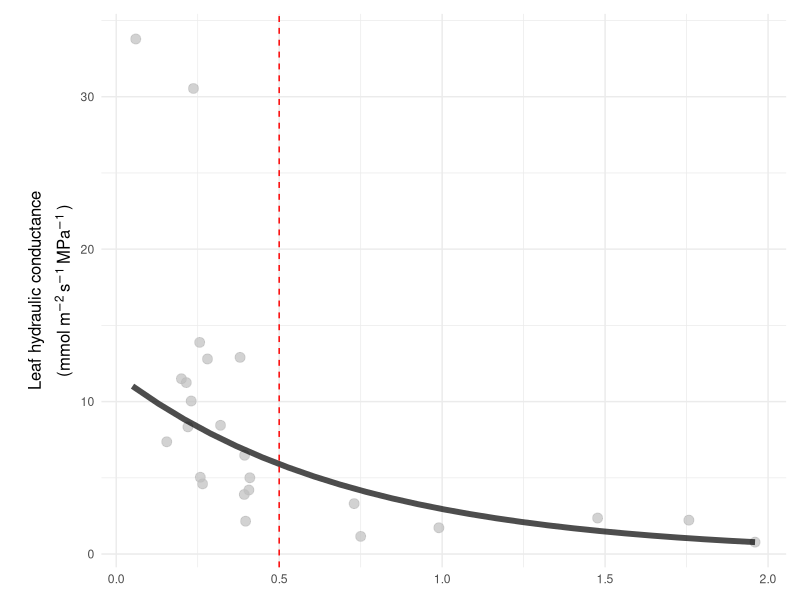

Source code (R): (Note: this script raises an error after producing the figure.)
## ---- chunk 1
library(readxl)
library(ggplot2)
library(tidyr)
library(dplyr)
library(lme4)
library(ggpubr)
## ---- chunk 2

CESE_Kleaf <-  read_excel("data/Kleaf_Karli_Marion_CESE.xlsx", sheet = "CESE")

## ---- chunk 3
dim(CESE_Kleaf)
#[1] 29 31
 CESE_Kleaf_clean <- CESE_Kleaf %>% 
  filter(Specie == "CESE")
dim(CESE_Kleaf_clean)
#[1] 28 31
CESE_Kleaf_clean2 <- CESE_Kleaf_clean %>% 
  filter(Notes != "cv too high")
dim(CESE_Kleaf_clean2)
#[1]  25 31
## ---- chunk 4
#log model: y = a+b * log(x)
#a expected value when x is 1 

logmodel <- lm(CESE_Kleaf_clean2$`Kleaf Tcorr (mmol m-2 s-1 MPa-1)` ~ log(CESE_Kleaf_clean2$`Lowest Psileaf (Mpa)`))
summary(logmodel)
#look at the estimates

# fitted model : y = -2.455 - 11.964 * ln(x)
#but: Multiple R-squared:  0.5678 but is not a strong model
# p-value: 2.131e-05 and model is significant

#expo model
expomodel <- lm(CESE_Kleaf_clean2$`Kleaf Tcorr (mmol m-2 s-1 MPa-1)` ~ exp(CESE_Kleaf_clean2$`Lowest Psileaf (Mpa)`))
summary(expomodel)

#other log model like article
logmodel_adjusted <- nls(`Kleaf Tcorr (mmol m-2 s-1 MPa-1)` ~ a / (1 + b * log(`Lowest Psileaf (Mpa)`)),
                          data = CESE_Kleaf_clean2,
                          start = list(a = 1, b = 1))
summary(logmodel_adjusted)
# Estimate Std. Error t value Pr(>|t|)    
#a  0.03600    0.39717   0.091    0.929    
#b  1.03063

#E(y)=αeβx+θ
#help from https://rpubs.com/mengxu/exponential-model
#constant thetha = 0 because data as x increases is 0~, thetha is the stabilizing trend over as x increases.

#Prepare fitting a nonlinear model
# Estimate the rest parameters using a linear model
model.0 <- lm(log(`Kleaf Tcorr (mmol m-2 s-1 MPa-1)`) ~ `Lowest Psileaf (Mpa)`, data=CESE_Kleaf_clean2)  
summary(model.0)
alpha.0 <- exp(coef(model.0)[1])
beta.0 <- coef(model.0)[2]

list(alpha = alpha.0, beta = beta.0)


x_seq <- seq(min(CESE_Kleaf_clean2$`Lowest Psileaf (Mpa)`), max(CESE_Kleaf_clean2$`Lowest Psileaf (Mpa)`), length.out = length(CESE_Kleaf_clean2$`Lowest Psileaf (Mpa)`))
y_model <-  11.80257 * exp( -1.38641  * x_seq )

# Calculate Ψleaf at 50% loss of Kleaf
Psi_leaf_50.cese <- log(0.5) / beta.0[[1]]
Psi_leaf_50.cese
## ---- chunk 5
# Create a sequence of x values for the regression line from excel
x_seq <- seq(min(CESE_Kleaf_clean2$`Lowest Psileaf (Mpa)`), max(CESE_Kleaf_clean2$`Lowest Psileaf (Mpa)`), length.out = length(CESE_Kleaf_clean2$`Lowest Psileaf (Mpa)`))
y_seq <- -7.93 * log(x_seq) + 0.4043

# Create a sequence of x values for the regression line from what i found in R
y_log <- - 11.964 * log(x_seq) -2.455

#other model 
#a / (1 + b * log(`Lowest Psileaf (Mpa)`))
y_log2 <- 0.03600/ 1+ 1.03063 * log(x_seq)

#other model
y_model <-  11.80257 * exp( -1.38641  * x_seq )



CESE_Kleaf_clean2$Individual <- as.factor(CESE_Kleaf_clean2$Individual)

CESE.plot <- CESE_Kleaf_clean2 %>%
  ggplot()+
  aes(x=`Lowest Psileaf (Mpa)`, y=`Kleaf Tcorr (mmol m-2 s-1 MPa-1)`, color=Individual)+
  geom_point(color ='gray', size= 3, alpha = 0.7)+
  labs(
    x = "Leaf water potential (MPa)",
     y = bquote(atop("Leaf hydraulic conductance","(mmol"~m^{-2}~s^{-1}~ MPa^{-1}~")"))
  )+
  theme_minimal()+
  theme(axis.title.x = element_blank(), axis.title.y = element_text(size =12))+
#geom_line(aes(x = x_seq, y = y_seq), color = "green") +
 #geom_line(aes(x = x_seq, y = y_log), color = "red")+
#  geom_line(aes(x = x_seq, y = y_log2), color = "black") +#pas du tout!
geom_line(aes(x = x_seq, y = y_model), color = 'black', size=2, alpha=0.7)+
  theme(
    plot.margin = margin(t = 10, r = 10, b = 10, l = 20)  # adjust margins
  )+
  geom_vline(xintercept = Psi_leaf_50.cese, linetype = "dashed", color = 'red')
  
CESE.plot
## ---- chunk 6

PADI_Kleaf <-  read_excel("data/Kleaf_Karli_Marion_CESE.xlsx", sheet = "PADI")

## ---- chunk 7
dim(PADI_Kleaf)
#[1] 22 31
 PADI_Kleaf_clean <- PADI_Kleaf %>% 
  filter(Specie == "PADI") %>%
   drop_na(`Psileaf_fin (Mpa)`)
dim(PADI_Kleaf_clean)
#[1] 23 31



## ---- chunk 8
#E(y)=αeβx+θ
#help from https://rpubs.com/mengxu/exponential-model
#constant thetha = 0 because data as x increases is 0~, thetha is the stabilizing trend over as x increases.

#Prepare fitting a nonlinear model
# Estimate the rest parameters using a linear model
model.0.padi<- lm(log(`Kleaf Tcorr (mmol m-2 s-1 MPa-1)`) ~ `Lowest Psileaf (Mpa)`, data=PADI_Kleaf_clean)  
summary(model.0.padi)
alpha.0.padi <- exp(coef(model.0.padi)[1])
beta.0.padi <- coef(model.0.padi)[2]

list(alpha = alpha.0.padi, beta = beta.0.padi)

# Create a sequence of x values for the regression line from excel
x_seq.padi <- seq(min(PADI_Kleaf_clean$`Lowest Psileaf (Mpa)`), max(PADI_Kleaf_clean$`Lowest Psileaf (Mpa)`), length.out = length(PADI_Kleaf_clean$`Lowest Psileaf (Mpa)`))

#output model
y_model.padi <-  37.95466   * exp(-3.568469   * x_seq.padi ) #replace here

# Calculate Ψleaf at 50% loss of Kleaf
Psi_leaf_50.padi <- log(0.5) / beta.0.padi[[1]]
Psi_leaf_50.padi
## ---- chunk 9
PADI_Kleaf_clean$Individual <- as.factor(PADI_Kleaf_clean$Individual)
PADI.plot <-PADI_Kleaf_clean %>%
  ggplot()+
  aes(x=`Lowest Psileaf (Mpa)`, y=`Kleaf Tcorr (mmol m-2 s-1 MPa-1)`, color=Individual)+
  geom_point(color ='gray', size= 3, alpha = 0.7)+
  labs(
    x = "Leaf water potential (MPa)",
    y = "Leaf hydraulic conductance (mmol m-2 s-1 MPa-1)"
  )+
  theme_minimal()+
  theme(axis.title.x = element_blank())+
  theme(axis.title.y = element_blank())+
geom_line(aes(x = x_seq.padi, y = y_model.padi), color = 'black', size=2, alpha=0.7)+
  geom_vline(xintercept = Psi_leaf_50.padi, linetype ="dashed", color = 'red')
#+
 #  annotate(geom='text',x=0.5,y=30,label="y = 37.95 * exp(-3.57 x)",fontface='bold', size=6)
## ---- chunk 10

AVSA_Kleaf <-  read_excel("data/Kleaf_Karli_Marion_CESE.xlsx", sheet = "AVSA")

## ---- chunk 11
dim(AVSA_Kleaf)
#[1] 22 31
 AVSA_Kleaf_clean <- AVSA_Kleaf %>% 
  filter(Specie == "AVSA") %>%
   drop_na(`Psileaf_fin (Mpa)`) %>%
   drop_na(`Kleaf Tcorr (mmol m-2 s-1 MPa-1)`)
dim(AVSA_Kleaf_clean)




## ---- chunk 12
#E(y)=αeβx+θ
#help from https://rpubs.com/mengxu/exponential-model
#constant thetha = 0 because data as x increases is 0~, thetha is the stabilizing trend over as x increases.

#Prepare fitting a nonlinear model
# Estimate the rest parameters using a linear model
model.0.AVSA<- lm(log(`Kleaf Tcorr (mmol m-2 s-1 MPa-1)`) ~ `Lowest Psileaf (Mpa)`, data=AVSA_Kleaf_clean)  
summary(model.0.AVSA)
alpha.0.AVSA <- exp(coef(model.0.AVSA)[1])
beta.0.AVSA <- coef(model.0.AVSA)[2]

list(alpha = alpha.0.AVSA, beta = beta.0.AVSA)

# Create a sequence of x values for the regression line from excel
x_seq.AVSA <- seq(min(AVSA_Kleaf_clean$`Lowest Psileaf (Mpa)`), max(AVSA_Kleaf_clean$`Lowest Psileaf (Mpa)`), length.out = length(AVSA_Kleaf_clean$`Lowest Psileaf (Mpa)`))

#output model
y_model.AVSA <-   10.60017    * exp(-1.879197   * x_seq.AVSA ) 

# Calculate Ψleaf at 50% loss of Kleaf
Psi_leaf_50.avsa <- log(0.5) / beta.0.AVSA[[1]]
Psi_leaf_50.avsa
## ---- chunk 13
AVSA_Kleaf_clean$Individual <- as.factor(AVSA_Kleaf_clean$Individual)

AVSA.plot <- AVSA_Kleaf_clean %>%
  ggplot()+
  aes(x=`Lowest Psileaf (Mpa)`, y=`Kleaf Tcorr (mmol m-2 s-1 MPa-1)`, color=Individual)+
  geom_point(color ='gray', size= 3, alpha = 0.7)+
  #labs(
   # x = "Leaf water potential (MPa)",
    #y = "Leaf hydraulic conductance (mmol m-2 s-1 MPa-1)"
  #)+
  theme_minimal()+
  theme(axis.title.x = element_blank())+
  theme(axis.title.y = element_blank())+
geom_line(aes(x = x_seq.AVSA, y = y_model.AVSA), color = 'black', size=2, alpha=0.7)+
  ylim(0,25)+
   geom_vline(xintercept = Psi_leaf_50.avsa, linetype = "dashed", color = 'red')
   #annotate(geom='text',x=0.5,y=30,label="y = 37.95 * exp(-3.57 x)",fontface='bold', size=6)
## ---- chunk 14

STDE_Kleaf <-  read_excel("data/Kleaf_Karli_Marion_CESE.xlsx", sheet = "STDE")

## ---- chunk 15
dim(STDE_Kleaf)
#[1] 22 31
 STDE_Kleaf_clean <- STDE_Kleaf %>% 
  filter(Specie == "STDE") %>%
   drop_na(`Psileaf_fin (Mpa)`) %>%
   drop_na(`Kleaf Tcorr (mmol m-2 s-1 MPa-1)`)
dim(STDE_Kleaf_clean)




## ---- chunk 16
#E(y)=αeβx+θ
#help from https://rpubs.com/mengxu/exponential-model
#constant thetha = 0 because data as x increases is 0~, thetha is the stabilizing trend over as x increases.

#Prepare fitting a nonlinear model
# Estimate the rest parameters using a linear model
model.0.STDE<- lm(log(`Kleaf Tcorr (mmol m-2 s-1 MPa-1)`) ~ `Lowest Psileaf (Mpa)`, data=STDE_Kleaf_clean)  
summary(model.0.STDE)
alpha.0.STDE <- exp(coef(model.0.STDE)[1])
beta.0.STDE <- coef(model.0.STDE)[2]

list(alpha = alpha.0.STDE, beta = beta.0.STDE)

# Create a sequence of x values for the regression line from excel
x_seq.STDE <- seq(min(STDE_Kleaf_clean$`Lowest Psileaf (Mpa)`), max(STDE_Kleaf_clean$`Lowest Psileaf (Mpa)`), length.out = length(STDE_Kleaf_clean$`Lowest Psileaf (Mpa)`))

#output model
y_model.STDE <-   alpha.0.STDE[[1]]   * exp(beta.0.STDE[[1]]  * x_seq.STDE ) 

# Calculate Ψleaf at 50% loss of Kleaf
Psi_leaf_50.STDE <- log(0.5) / beta.0.STDE[[1]]
Psi_leaf_50.STDE
## ---- chunk 17
STDE_Kleaf_clean$Individual <- as.factor(STDE_Kleaf_clean$Individual)

STDE.plot <- STDE_Kleaf_clean %>%
  ggplot()+
  aes(x=`Lowest Psileaf (Mpa)`, y=`Kleaf Tcorr (mmol m-2 s-1 MPa-1)`, color=Individual)+
  geom_point(color ='gray', size= 3, alpha = 0.7)+
  #labs(
   # x = "Leaf water potential (MPa)",
    #y = "Leaf hydraulic conductance (mmol m-2 s-1 MPa-1)"
  #)+
  theme_minimal()+
  theme(axis.title.x = element_blank())+
  theme(axis.title.y = element_blank())+
geom_line(aes(x = x_seq.STDE, y = y_model.STDE), color = 'black', size=2, alpha=0.7)+
  #ylim(0,25)
   geom_vline(xintercept = Psi_leaf_50.STDE, linetype = "dashed", color = 'red')
   #annotate(geom='text',x=0.5,y=30,label="y = 37.95 * exp(-3.57 x)",fontface='bold', size=6)

STDE.plot
## ---- chunk 18

DASP_Kleaf <-  read_excel("data/Kleaf_Karli_Marion_CESE.xlsx", sheet = "DASP")

## ---- chunk 19
dim(DASP_Kleaf)
#[1] 22 31
 DASP_Kleaf_clean <- DASP_Kleaf %>% 
  filter(Specie == "DASP") %>%
   drop_na(`Psileaf_fin (Mpa)`) %>%
   drop_na(`Kleaf Tcorr (mmol m-2 s-1 MPa-1)`)
dim(DASP_Kleaf_clean)




## ---- chunk 20
#E(y)=αeβx+θ
#help from https://rpubs.com/mengxu/exponential-model
#constant thetha = 0 because data as x increases is 0~, thetha is the stabilizing trend over as x increases.

#Prepare fitting a nonlinear model
# Estimate the rest parameters using a linear model
model.0.DASP<- lm(log(`Kleaf Tcorr (mmol m-2 s-1 MPa-1)`) ~ `Lowest Psileaf (Mpa)`, data=DASP_Kleaf_clean)  
summary(model.0.DASP)
alpha.0.DASP <- exp(coef(model.0.DASP)[1])
beta.0.DASP <- coef(model.0.DASP)[2]

list(alpha = alpha.0.DASP, beta = beta.0.DASP)

# Create a sequence of x values for the regression line from excel
x_seq.DASP <- seq(min(DASP_Kleaf_clean$`Lowest Psileaf (Mpa)`), max(DASP_Kleaf_clean$`Lowest Psileaf (Mpa)`), length.out = length(DASP_Kleaf_clean$`Lowest Psileaf (Mpa)`))

#output model
y_model.DASP <-   13.66583   * exp(-1.193013  * x_seq.DASP ) 

# Calculate Ψleaf at 50% loss of Kleaf
Psi_leaf_50.DASP <- log(0.5) / beta.0.DASP[[1]]
Psi_leaf_50.DASP
## ---- chunk 21
DASP_Kleaf_clean$Individual <- as.factor(DASP_Kleaf_clean$Individual)

DASP.plot <- DASP_Kleaf_clean %>%
  ggplot()+
  aes(x=`Lowest Psileaf (Mpa)`, y=`Kleaf Tcorr (mmol m-2 s-1 MPa-1)`, color=Individual)+
  geom_point(color ='gray', size= 3, alpha = 0.7)+
  #labs(
   # x = "Leaf water potential (MPa)",
    #y = "Leaf hydraulic conductance (mmol m-2 s-1 MPa-1)"
  #)+
  theme_minimal()+
  theme(axis.title.x = element_blank())+
  theme(axis.title.y = element_blank())+
geom_line(aes(x = x_seq.DASP, y = y_model.DASP), color = 'black', size=2, alpha=0.7)+
  ylim(0,25)+
   geom_vline(xintercept = Psi_leaf_50.DASP, linetype = "dashed", color = 'red')
   #annotate(geom='text',x=0.5,y=30,label="y = 37.95 * exp(-3.57 x)",fontface='bold', size=6)
## ---- chunk 22

CHLA_Kleaf <-  read_excel("data/Kleaf_Karli_Marion_CESE.xlsx", sheet = "CHLA")

## ---- chunk 23
dim(CHLA_Kleaf)
#[1] 22 31
 CHLA_Kleaf_clean <- CHLA_Kleaf %>% 
  filter(Specie == "CHLA") %>%
   drop_na(`Psileaf_fin (Mpa)`) %>%
   drop_na(`Kleaf Tcorr (mmol m-2 s-1 MPa-1)`)
dim(CHLA_Kleaf_clean)

#discard row/individual if values between two initial potentials is greater than 0.1 MPa; column `Psileaf_ini_1 (Mpa)` and column `Psileaf_ini_2 (Mpa)`

CHLA_Kleaf_clean2 <- CHLA_Kleaf_clean %>% 
  filter(is.na(`Psileaf_ini_1 (Mpa)`) | abs(`Psileaf_ini_1 (Mpa)` - `Psileaf_ini_2 (Mpa)`) <= 0.1)
dim(CHLA_Kleaf_clean2)

CHLA_Kleaf_clean <- CHLA_Kleaf_clean2
## ---- chunk 24
#E(y)=αeβx+θ
#help from https://rpubs.com/mengxu/exponential-model
#constant thetha = 0 because data as x increases is 0~, thetha is the stabilizing trend over as x increases.

#Prepare fitting a nonlinear model
# Estimate the rest parameters using a linear model
model.0.CHLA<- lm(log(`Kleaf Tcorr (mmol m-2 s-1 MPa-1)`) ~ `Lowest Psileaf (Mpa)`, data=CHLA_Kleaf_clean)  
summary(model.0.CHLA)
alpha.0.CHLA <- exp(coef(model.0.CHLA)[1])
beta.0.CHLA <- coef(model.0.CHLA)[2]

list(alpha = alpha.0.CHLA, beta = beta.0.CHLA)

# Create a sequence of x values for the regression line from excel
x_seq.CHLA <- seq(min(CHLA_Kleaf_clean$`Lowest Psileaf (Mpa)`), max(CHLA_Kleaf_clean$`Lowest Psileaf (Mpa)`), length.out = length(CHLA_Kleaf_clean$`Lowest Psileaf (Mpa)`))

#output model
y_model.CHLA <-   alpha.0.CHLA[[1]]   * exp(beta.0.CHLA[[1]]  * x_seq.CHLA ) 

# Calculate Ψleaf at 50% loss of Kleaf
Psi_leaf_50.CHLA <- log(0.5) / beta.0.CHLA[[1]]
Psi_leaf_50.CHLA
## ---- chunk 25
CHLA_Kleaf_clean$Individual <- as.factor(CHLA_Kleaf_clean$Individual)

CHLA.plot <- CHLA_Kleaf_clean %>%
 #filter(Date == "11272024") %>%
  ggplot()+
  aes(x=`Lowest Psileaf (Mpa)`, y=`Kleaf Tcorr (mmol m-2 s-1 MPa-1)`, color=Individual)+
  geom_point(color ='gray', size= 3, alpha = 0.7)+
  #labs(
   # x = "Leaf water potential (MPa)",
    #y = "Leaf hydraulic conductance (mmol m-2 s-1 MPa-1)"
  #)+
  theme_minimal()+
  theme(axis.title.x = element_blank())+
  theme(axis.title.y = element_blank())
#geom_line(aes(x = x_seq.CHLA, y = y_model.CHLA), color = 'black', size=2, alpha=0.7)+
  #ylim(0,25)
 #  geom_vline(xintercept = Psi_leaf_50.CHLA, linetype = "dashed", color = 'red')
   #annotate(geom='text',x=0.5,y=30,label="y = 37.95 * exp(-3.57 x)",fontface='bold', size=6)

CHLA.plot
## ---- chunk 26

Kleaf.plots <- ggarrange(CESE.plot, PADI.plot, AVSA.plot, 
STDE.plot, DASP.plot, CHLA.plot, nrow=2, ncol=3, labels = c("(a) C. setaceus", "(b) P. dilatatum", "(c) A. sativa", "(d) S. decipiens", "(e) D. spicata", "(f) C. latifolium"), font.label = list(face="bold.italic"), align = "v")

Kleaf.plots <- annotate_figure(
  Kleaf.plots,
  bottom = text_grob("Leaf water potential (MPa)", size = 12)
)

Kleaf.plots

ggsave(filename = "Kleaf_plots.jpg", plot = Kleaf.plots, path = "result", width = 10, height = 6)
